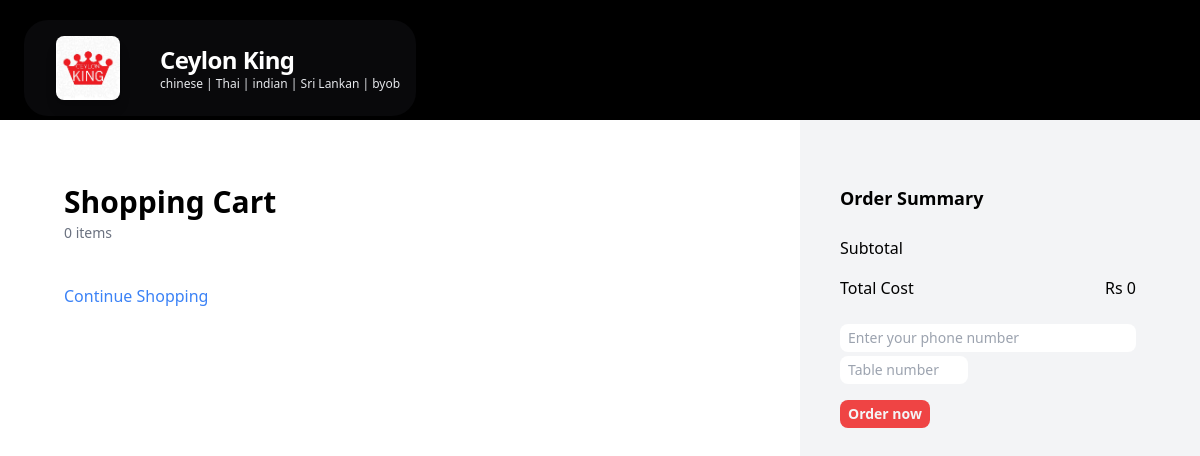
/app/1/cart/, run on the app's committed database.
### main/models.py (models this page shows, shortened)
class Profile(models.Model):
    user = models.OneToOneField(User, on_delete=models.CASCADE)
    phone = models.CharField(max_length=20, blank=True)
    address1 = models.CharField(max_length=200, blank=True)
    resturant_name = models.CharField(max_length=200, blank=True)
    resturant_slogan = models.CharField(max_length=200, blank=True)
    image = models.ImageField(upload_to='uploads/product/', blank=True, null=True)
    description = models.CharField(max_length=400, default='0', blank=True, null=True)
    city = models.CharField(max_length=200, blank=True)
    zipcode = models.CharField(max_length=200, blank=True)
    country = models.CharField(max_length=200, blank=True)

### cart/views.py (the view)
# urls.py: path('', views.cart_summary, name="summary"),
def cart_summary(request, resturant_id):
    cart = Cart(request, app_id=resturant_id)
    cart_portions = cart.get_prods
    quantities = cart.get_quants
    totals = cart.cart_total(app_id=resturant_id)
    total_items = cart.__len__
    context = {
        'cart_portions':cart_portions,
        'quantities':quantities,
        'total_items': total_items,
        'totals':totals
    }
    return render(request, 'summary.html', context)

### cart/cart.py (called while the page is built)
    def cart_total(self, app_id):
        self.session_key = f'app_{app_id}_cart'
        self.cart = self.session.get(self.session_key, {})
        portion_ids = self.cart.keys()
        portions = Portion.objects.filter(id__in=portion_ids)
        quantities = self.cart
        total = 0
        for key, value in quantities.items():
            key = int(key)
            for portion in portions:
                if portion.id == key:
                    total = total + (portion.price * value)
        return total

    def __len__(self):
        return len(self.cart)

    def get_prods(self):
        portion_ids = self.cart.keys()
        portions = Portion.objects.filter(id__in=portion_ids)
        return portions

    def get_quants(self):
        return self.cart

### cart/context_processors.py (called while the page is built)
def cart_items(request):
    app_id = request.resolver_match.kwargs.get('resturant_id')
    cart = Cart(request, app_id)
    return {
        'cart_products': cart.get_prods(),
        'quantities': cart.get_quants(),
        'total_items': cart.__len__(),
        'totals': cart.cart_total(app_id),
    }

### dashboard/context_processors.py (called while the page is built)
def profile(request):
    if request.user.is_authenticated:
        profile = get_object_or_404(Profile, user=request.user)
        categories = Category.objects.filter(resturant=profile)
        return {"profile": profile, "menus": categories}
    else:
        return {}  # Return an empty context or default values as needed

### main/context_processors.py (called while the page is built)
def resturant(request):
    resturant_id = request.resolver_match.kwargs.get('resturant_id', None)
    if resturant_id:
        profile = get_object_or_404(Profile, id=resturant_id)
        categories = Category.objects.filter(resturant=profile)
        return {
            'menus': categories,
            'resturant': profile,
        }
    return {}

### cart/templates/summary.html (shortened to what this page needs)
{% extends 'cartbase.html' %}
{% load cart_extras %}
{% load static %}
{% block content %}
<!DOCTYPE html>
<html lang="en">
<head>
<body>
<div class="bg-white ">
  <div class="flex flex-col lg:flex-row justify-between items-start">
    <div class="lg:w-2/3  lg:p-16 p-8 lg:min-h-screen">
      <h1 class="text-3xl font-semibold">Shopping Cart</h1>
      <span class="text-sm text-gray-500">{{ total_items }} items</span>
      <a href="{% url 'menuhome' resturant.id %}" class="text-blue-500 hover:text-blue-700 mt-4 inline-block">Continue Shopping</a>
    </div>
    <div class="lg:w-1/3 w-full bg-gray-100 lg:py-16  lg:pl-10 lg:pr-16 p-8 lg:min-h-screen">
      <h2 class="text-lg font-semibold">Order Summary</h2>
      <ul class="mt-4">
        <li class="flex justify-between py-2">
          <span>Subtotal</span>
        </li>
        <li class="flex justify-between py-2">
          <span>Total Cost</span>
          <span>Rs {{totals}}</span>
        </li>
      </ul>
      <div class="mt-4">
        <form method="post" action="{% url 'process_order'  resturant_id=resturant.id %}">
          <input type="number" required id="phone" name="phone" min`="0" placeholder="Enter your phone number" class="px-2 py-1 text-sm rounded-lg mt-1 block w-full">
          <input type="number" required id="table_no" name="table_no" min`="0" placeholder="Table number" class="px-2 py-1 text-sm rounded-lg mt-1 block w-32">
          <button type="submit" class="mt-4 bg-red-500 hover:bg-red-700 text-sm font-bold rounded-lg px-2 py-1 text-gray-100">Order now</button>
      </form>
      </div>
    </div>
  </div>
</div>
</body>
</html>
{% endblock %}

### cart/templates/cartheader.html
{% load static %}
<div class=" pt-2 p-6 flex flex-col " style="background-color: #000000;" >
  <div class="">
    <div class="">
      <div class="flex mt-3 bg-zinc-950 max-w-fit justify-center items-center rounded-3xl px-4">
        <img src="{{resturant.image.url}}" alt="Company Logo" class="w-16 h-16 m-4 rounded-lg shadow-lg">
        <div class="flex flex-col  justify-center ">
          <p class=" text-3xl mx-6 mt-3 text-left font-bold tracking-tight text-white sm:text-2xl">{{resturant.resturant_name}}</p>
          <p class="text-xs ml-6 mb-3 text-left text-gray-200">{{resturant.resturant_slogan}}</p>
          </div>
      </div>
    </div>
  </div>
</div>

### cart/templates/summary.html (style rules this page uses)
input[type="number"] { -moz-appearance: textfield; }

### data on the page
Profile: image (picture), resturant_name "Ceylon King", resturant_slogan "chinese | Thai | indian | Sri Lankan | byob"

### other printed values
{{ total_items }} "0"
{{ totals }} "0"
